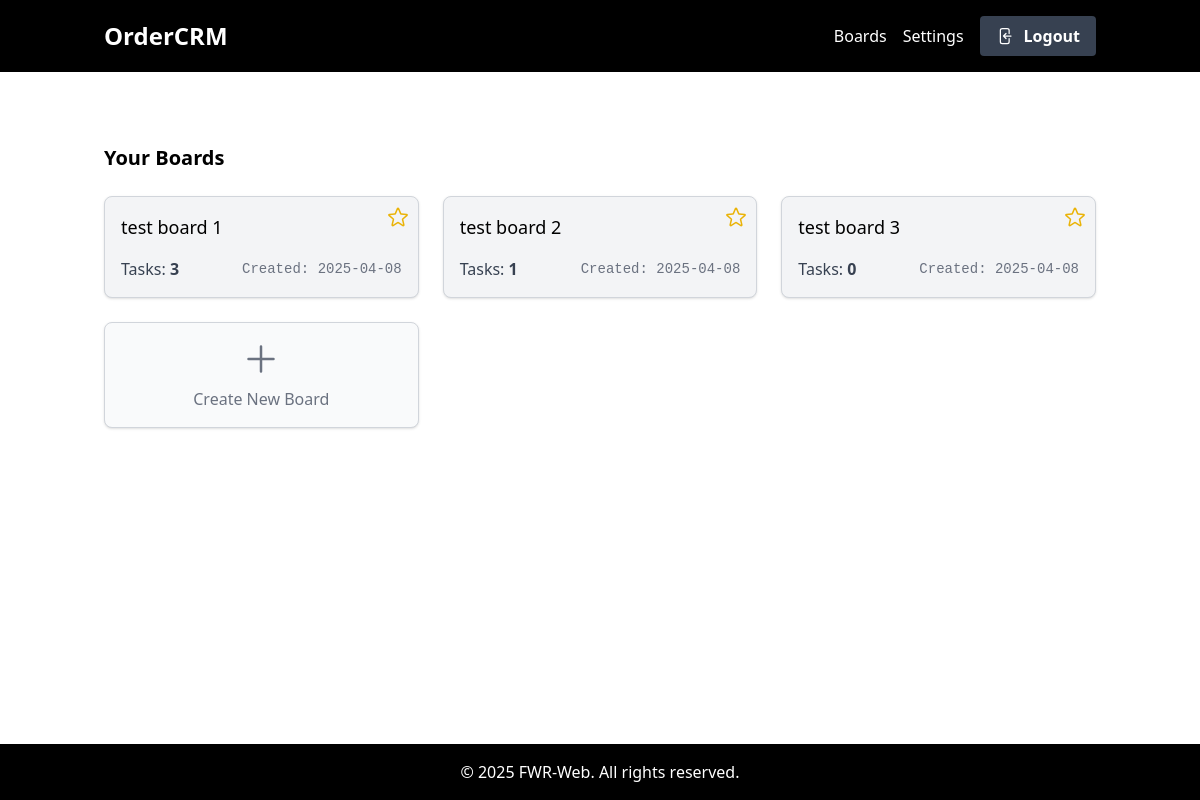
The app's page /boards/ (signed in) with its own data.
### boards/models.py (models this page shows, shortened)
class TimeStampedModel(models.Model):
    created = models.DateTimeField(auto_now_add=True)
    modified = models.DateTimeField(auto_now=True)
    class Meta:
        abstract = True

class Board(TimeStampedModel):
    title = models.CharField(max_length=128)
    owner = models.ForeignKey(User, on_delete=models.CASCADE)
    order = models.IntegerField(null=True, blank=True)
    @property
    def card_count(self):
        return Card.objects.filter(column__board=self).count()
    @staticmethod
    def get_available(user):
        return Board.objects.prefetch_related(
            Prefetch('invite_set', queryset=Invite.objects.filter(user=user))
        ).filter(Q(invite__user=user) | Q(owner=user)).distinct()
    @staticmethod
    def get_favorites(user):
        return Board.get_available(user).prefetch_related(
            Prefetch('favorite', queryset=Favorite.objects.filter(user=user))
        ).filter(favorite__user=user)

### boards/views.py (the view, shortened to what this page needs)
# urls.py: path('', BoardListView.as_view(), name='board_list'),
@method_decorator(login_required(login_url=reverse_lazy('login')), name='dispatch', )
class BoardListView(ListView):
    template_name = "boards/board_list.html"
    def get_queryset(self):
        return Board.get_available(self.request.user)
    def get_favorites_queryset(self):
        return Board.get_favorites(self.request.user)
    def get_context_data(self, *, object_list=None, **kwargs):
        context = super().get_context_data()
        context["favorite_object_list"] = self.get_favorites_queryset()
        return context

### boards/templatetags/board_tags.py (called while the page is built)
@register.filter
def is_favorite(board, user):
    if user.is_authenticated:
        return Favorite.objects.filter(board=board, user=user).exists()
    return False

### boards/templates/boards/board_list.html (shortened to what this page needs)
{% extends "boards/base.html" %}
{% block content %}
    <div x-data="{ openModal: false }">
        <h2 class="text-xl font-semibold mb-6 mt-10">Your Boards</h2>
        <div class="grid grid-cols-1 sm:grid-cols-2 md:grid-cols-3 gap-6">
            {% for object in object_list %}
                {% include "boards/partial/board_card.html" %}
            {% endfor %}
            <div @click="openModal = true"
                 class="bg-gray-50 border border-gray-300 rounded-lg p-4 flex flex-col items-center justify-center shadow hover:bg-gray-100 cursor-pointer">
                <svg xmlns="http://www.w3.org/2000/svg" fill="none" viewBox="0 0 24 24" stroke-width="1.5"
                     stroke="currentColor" class="w-10 h-10 text-gray-500 mb-2">
                    <path stroke-linecap="round" stroke-linejoin="round" d="M12 4.5v15m7.5-7.5h-15"/>
                </svg>
                <p class="text-gray-500 font-medium">Create New Board</p>
            </div>
        </div>
    </div>
{% endblock %}

### boards/templates/boards/partial/board_card.html (shortened to what this page needs)
{% load board_tags %}
<div class="relative bg-gray-100 border border-gray-300 rounded-lg p-4 shadow">
    <h3 class="text-lg font-medium mb-4">
        <a href="{% url 'board_detail' pk=object.pk %}">
            {{ object.title }}
        </a>
    </h3>
    <div class="flex items-center justify-between text-gray-700">
        <p>Tasks: <span class="font-semibold">{{ object.card_count }}</span></p>
        <p class="font-mono text-sm text-gray-500">Created: {{ object.created|date:'Y-m-d' }}</p>
    </div>
</div>

### records on screen
Board: title "test board 1", card_count "3", created "2025-04-08"
Board: title "test board 2", card_count "1", created "2025-04-08"
Board: title "test board 3", card_count "0", created "2025-04-08"
